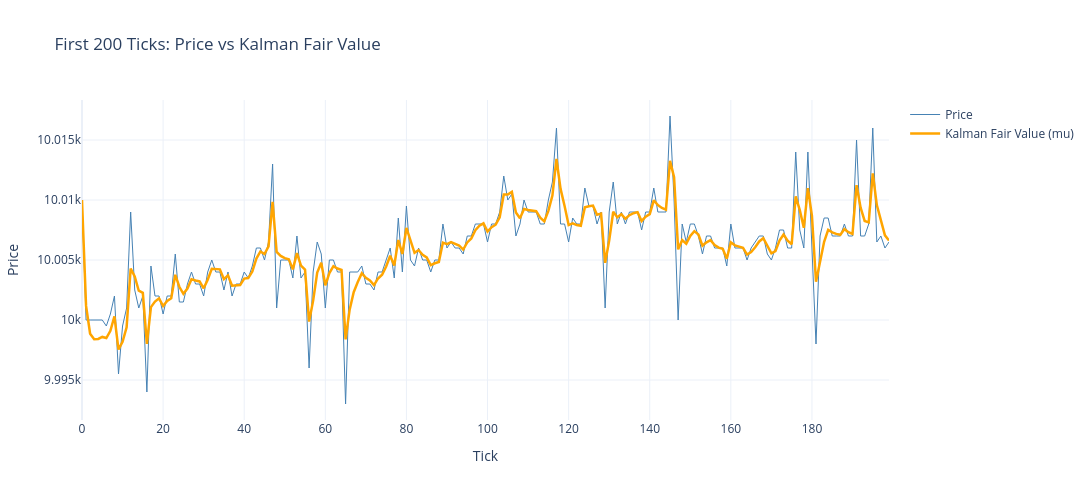

The notebook cell this image was saved under:
### Code cell
# Plot first 200 ticks: Price vs Kalman Fair Value
_slice = fair_df.head(200)

fig_fv = go.Figure()
fig_fv.add_trace(go.Scatter(
    x=_slice["tick"], y=_slice["price"],
    mode="lines", name="Price",
    line=dict(color="steelblue", width=1),
))
fig_fv.add_trace(go.Scatter(
    x=_slice["tick"], y=_slice["fair_value"],
    mode="lines", name="Kalman Fair Value (mu)",
    line=dict(color="orange", width=2.5),
))
fig_fv.update_layout(
    title="First 200 Ticks: Price vs Kalman Fair Value",
    xaxis_title="Tick",
    yaxis_title="Price",
    width=1100,
    height=500,
    hovermode="x unified",
    template="plotly_white",
)
fig_fv.show()

### Figure 1 — Plotly figure (JSON) as saved in the notebook; plotly's stock layout.template omitted (floating-point values rounded to 4 significant figures; data arrays with more than 128 entries replaced by an {"elided": "..."} marker saying what was removed)
{"data": [{"line": {"color": "steelblue", "width": 1}, "mode": "lines", "name": "Price", "type": "scatter", "x": {"elided": "200 int values"}, "y": {"elided": "200 float values"}}, {"line": {"color": "orange", "width": 2.5}, "mode": "lines", "name": "Kalman Fair Value (mu)", "type": "scatter", "x": {"elided": "200 int values"}, "y": {"elided": "200 float values"}}], "layout": {"height": 500, "hovermode": "x unified", "title": {"text": "First 200 Ticks: Price vs Kalman Fair Value"}, "width": 1100, "xaxis": {"title": {"text": "Tick"}}, "yaxis": {"title": {"text": "Price"}}}}
